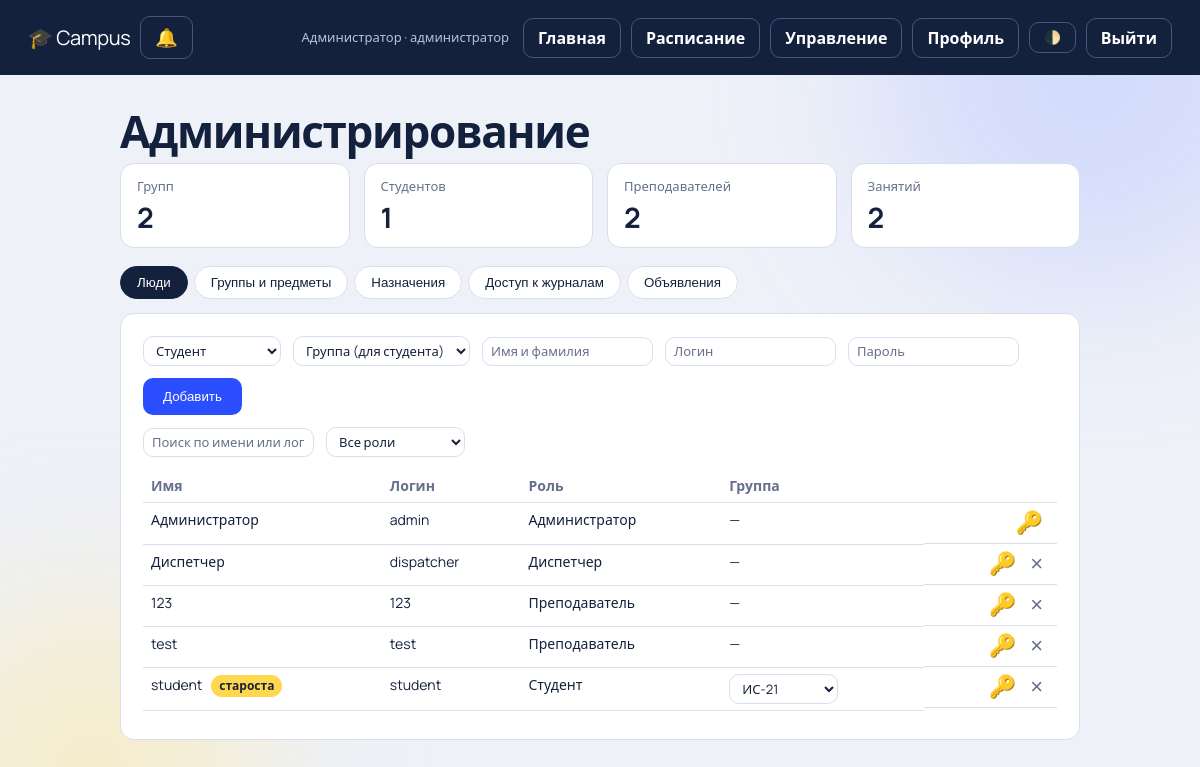
The page /admin (signed in) on the database its author committed.
### tables this page shows
CREATE TABLE users(id INTEGER PRIMARY KEY, login TEXT UNIQUE NOT NULL, pw TEXT NOT NULL, name TEXT NOT NULL,
  role TEXT NOT NULL, group_id INTEGER REFERENCES groups(id));

CREATE TABLE groups(id INTEGER PRIMARY KEY, name TEXT UNIQUE NOT NULL, head_id INTEGER REFERENCES users(id) ON DELETE SET NULL);

### campus/app.py (the view)
@app.route("/admin")
@role("admin")
def admin():
    d = db(); q = lambda x: d.execute(x).fetchall(); one = lambda x: d.execute(x).fetchone()[0]
    users = q("""SELECT u.*, g.name gname FROM users u LEFT JOIN groups g ON g.id=u.group_id
      ORDER BY CASE u.role WHEN 'admin' THEN 0 WHEN 'dispatcher' THEN 1 WHEN 'teacher' THEN 2 ELSE 3 END, g.name, u.name""")
    sbg = {}
    for u in users:
        if u["role"] == "student" and u["group_id"]: sbg.setdefault(u["group_id"], []).append(u)
    jacc = q("""SELECT ja.teacher_id, ja.group_id, ja.subject_id, ja.level, t.name tname, g.name gname, s.name sname
                FROM journal_access ja
                JOIN users t ON t.id=ja.teacher_id JOIN groups g ON g.id=ja.group_id JOIN subjects s ON s.id=ja.subject_id
                ORDER BY g.name, s.name, t.name""")
    return render_template("admin.html", users=users, sbg=sbg, groups=q("SELECT * FROM groups ORDER BY name"),
        subjects=q("SELECT * FROM subjects ORDER BY name"), teachers=q("SELECT * FROM users WHERE role='teacher' ORDER BY name"),
        assigns=q("""SELECT a.id, g.name gname, s.name sname, t.name tname FROM assignments a JOIN groups g ON g.id=a.group_id
                     JOIN subjects s ON s.id=a.subject_id JOIN users t ON t.id=a.teacher_id ORDER BY g.name, s.name, t.name"""),
        journal_access=jacc,
        counts=dict(groups=one("SELECT COUNT(*) FROM groups"), students=one("SELECT COUNT(*) FROM users WHERE role='student'"),
                    teachers=one("SELECT COUNT(*) FROM users WHERE role='teacher'"), lessons=one("SELECT COUNT(*) FROM lessons")),
        anns=announcements(), can_del=True, all_ok=True)

### campus/app.py (called while the page is built)
def db():
    if "db" not in g:
        g.db = sqlite3.connect(DB); g.db.row_factory = sqlite3.Row
        g.db.execute("PRAGMA foreign_keys=ON")
    return g.db

def role(*rs):
    def deco(f):
        @wraps(f)
        def wrap(*a, **k):
            if session.get("role") not in rs:
                return redirect(url_for("login"))
            return f(*a, **k)
        return wrap
    return deco

@app.context_processor
def inject():
    unread = 0
    if session.get("uid"):
        try:
            r = db().execute("SELECT COUNT(*) FROM notifications WHERE user_id=? AND read=0",
                             (session["uid"],)).fetchone()
            unread = r[0] if r else 0
        except Exception:
            unread = 0
    return dict(now=datetime.now(), WDF=WDF, notif_unread=unread)

def announcements(where="", args=()):
    return db().execute("""SELECT a.*, u.name author, g.name gname FROM announcements a JOIN users u ON u.id=a.author_id
      LEFT JOIN groups g ON g.id=a.group_id """ + where + " ORDER BY a.id DESC LIMIT 8", args).fetchall()

### templates/admin.html (shortened to what this page needs)
{% extends "base.html" %}{% block title %}Администрирование — Campus{% endblock %}
{% block content %}{% macro del(kind, id, msg='Удалить? Связанные данные тоже будут удалены.') %}<form method="post" action="{{ url_for('admin_act', act='del') }}" onsubmit="return confirm('{{ msg }}')"><input type="hidden" name="kind" value="{{ kind }}"><input type="hidden" name="id" value="{{ id }}"><button class="x" title="Удалить">×</button></form>{% endmacro %}
{% macro key(id) %}<button type="button" class="x k" title="Сменить пароль" onclick="resetPw({{ id }})">🔑</button>{% endmacro %}
{% set roles = {'admin':'Администратор','dispatcher':'Диспетчер','teacher':'Преподаватель','student':'Студент'} %}
<h1 class="in">Администрирование</h1>
<div class="cnts in" style="--i:1"><div class="card"><small>Групп</small><b>{{ counts.groups }}</b></div><div class="card"><small>Студентов</small><b>{{ counts.students }}</b></div><div class="card"><small>Преподавателей</small><b>{{ counts.teachers }}</b></div><div class="card"><small>Занятий</small><b>{{ counts.lessons }}</b></div></div>
<div class="tabs in" style="--i:2"><button class="on" data-t="people">Люди</button><button data-t="structure">Группы и предметы</button><button data-t="assign">Назначения</button><button data-t="jaccess">Доступ к журналам</button><button data-t="news">Объявления</button></div>
<section class="pane on" id="people"><div class="card"><form class="row compact" method="post" action="{{ url_for('admin_act', act='user') }}">
<select name="role"><option value="student">Студент</option><option value="teacher">Преподаватель</option><option value="dispatcher">Диспетчер</option></select>
<select name="group_id"><option value="">Группа (для студента)</option>{% for g in groups %}<option value="{{ g.id }}">{{ g.name }}</option>{% endfor %}</select>
<input name="name" placeholder="Имя и фамилия" required><input name="login" placeholder="Логин" required><input name="password" type="password" placeholder="Пароль" required><button class="btn">Добавить</button></form>
<div class="row compact" style="margin:12px 0"><input id="qi" placeholder="Поиск по имени или логину"><select id="rf"><option value="">Все роли</option></select></div>
<div class="scroll" style="max-height:460px;overflow-y:auto"><table class="tbl compact" id="ut"><thead><tr><th>Имя</th><th>Логин</th><th>Роль</th><th>Группа</th><th></th></tr></thead><tbody>
{% for u in users %}<tr data-r="{{ u.role }}"><td>{{ u.name }}{% for g in groups if g.head_id == u.id %} <span class="badge">староста</span>{% endfor %}</td><td>{{ u.login }}</td><td>{{ roles[u.role] }}</td>
<td>{% if u.role == 'student' %}<form method="post" action="{{ url_for('admin_act', act='move') }}"><input type="hidden" name="id" value="{{ u.id }}"><select name="group_id" onchange="this.form.submit()"><option value="">Без группы</option>{% for g in groups %}<option value="{{ g.id }}" {% if g.id == u.group_id %}selected{% endif %}>{{ g.name }}</option>{% endfor %}</select></form>{% else %}—{% endif %}</td>
<td class="act">{{ key(u.id) }}{% if u.id != session.uid %}{{ del('user', u.id) }}{% endif %}</td></tr>{% endfor %}</tbody></table></div></div></section>
<form id="pwf" method="post" action="{{ url_for('admin_act', act='pw') }}"><input type="hidden" name="id"><input type="hidden" name="password"></form>{% endblock %}

### templates/base.html (shortened to what this page needs)
<!doctype html>
<html lang="ru"><head><meta charset="utf-8"><meta name="viewport" content="width=device-width,initial-scale=1,viewport-fit=cover">
<link rel="stylesheet" href="{{ url_for('static', filename='style.css') }}"><link rel="stylesheet" href="{{ url_for('static', filename='extra.css') }}">
</head>
<body><div class="blob b1"></div><div class="blob b2"></div>
{% if session.uid %}<header>
<a class="logo" href="{{ url_for('index') }}">🎓 Campus</a>
<a class="btn ghost notif-btn noprint" href="{{ url_for('notifications_page') }}" title="Уведомления" aria-label="Уведомления">🔔</a>
<nav class="nav" id="mainNav">
<span class="nav-user">{{ session.name }} · {{ {'admin':'администратор','dispatcher':'диспетчер','teacher':'преподаватель','student':'студент'}[session.role] }}</span>
<a class="btn ghost" href="{{ url_for('index') }}">Главная</a>
<a class="btn ghost" href="{{ url_for('schedule') }}">Расписание</a>
{% if session.role in ('admin', 'dispatcher') %}<a class="btn ghost" href="{{ url_for('dispatcher') }}">Управление</a>{% endif %}
<a class="btn ghost" href="{{ url_for('profile') }}">Профиль</a>
<button type="button" class="btn ghost theme-btn" id="themeBtn" title="Тема">🌓</button>
<a class="btn ghost" href="{{ url_for('logout') }}">Выйти</a>
</nav>
</header>{% endif %}
<main class="wrap">{% block content %}{% endblock %}</main><div id="toast"></div>
{% block js %}{% endblock %}</body></html>

### static/style.css (style rules this page uses)
:root { --bg:#eef1f8;--ink:#14213d;--mut:#66708c;--line:#d9deec;--card:#fff;--a:#2b4eff;--hl:#ffd84d;--ok:#1fa971;--bad:#e5484d }
* { box-sizing:border-box;margin:0 }
body { font-family:Manrope,"Segoe UI",system-ui,sans-serif;background:var(--bg);color:var(--ink);min-height:100vh;line-height:1.5 }
.blob { position:fixed;z-index:-1;border-radius:50%;filter:blur(80px);opacity:.5;animation:drift 20s ease-in-out infinite }
.b1 { width:420px;height:420px;background:#b9c6ff;top:-140px;right:-100px }
header { display:flex;align-items:center;gap:16px;padding:16px 28px;background:var(--ink);color:#fff;animation:drop .6s cubic-bezier(.2,.8,.2,1) }
header .nav-user { color:#b8c0dd;font-size:13px }
.logo { font-size:20px;letter-spacing:-.02em }
.wrap { max-width:1000px;margin:0 auto;padding:32px 20px 60px }
h1 { font-size:clamp(28px,5vw,44px);letter-spacing:-.03em;line-height:1.1;margin-bottom:8px }
.card { background:var(--card);border:1px solid var(--line);border-radius:14px;padding:22px;margin-bottom:18px }
.in { animation:up .7s cubic-bezier(.2,.8,.2,1) both;animation-delay:calc(var(--i,0)*90ms) }
.btn { display:inline-block;border:0;cursor:pointer;background:var(--a);color:#fff;padding:11px 20px;border-radius:10px;font:600 15px inherit;text-decoration:none;transition:transform .2s,box-shadow .2s }
.btn.ghost { background:transparent;border:1px solid var(--line);color:var(--ink);padding:7px 14px }
input,select,textarea { font:inherit;padding:10px 12px;border:1px solid var(--line);border-radius:10px;background:var(--card);color:var(--ink);transition:border-color .2s,box-shadow .2s }
input::placeholder,textarea::placeholder { color:var(--mut) }
select option { background:var(--card);color:var(--ink) }
select option:checked,select option:hover,select option:focus { background:var(--a);color:#ffffff }
.row { display:flex;gap:12px;flex-wrap:wrap;align-items:end }
.tbl { width:100%;border-collapse:collapse }
.tbl td,.tbl th { padding:12px 10px;border-bottom:1px solid var(--line);text-align:left }
.tbl th { color:var(--mut);font-weight:600;font-size:14px }
.tbl tr { transition:background .2s }
.scroll { overflow-x:auto;padding-bottom:6px }
.card form.row { margin-bottom:10px }
.x { border:0;background:none;color:var(--mut);font-size:22px;cursor:pointer;transition:color .2s,transform .3s }

### rows shown on the page
users: name "Администратор", name "администратор", login "admin", role "Администратор"
users: name "Диспетчер", login "dispatcher", role "Диспетчер"
users: name "123", login "123", role "Преподаватель"
users: name "test", login "test", role "Преподаватель"
users: name "student", login "student", role "Студент", group_id "ИС-21"

### other values the page prints
{{ counts.groups }} "2"
{{ counts.students }} "1"
{{ counts.teachers }} "2"
{{ counts.lessons }} "2"
